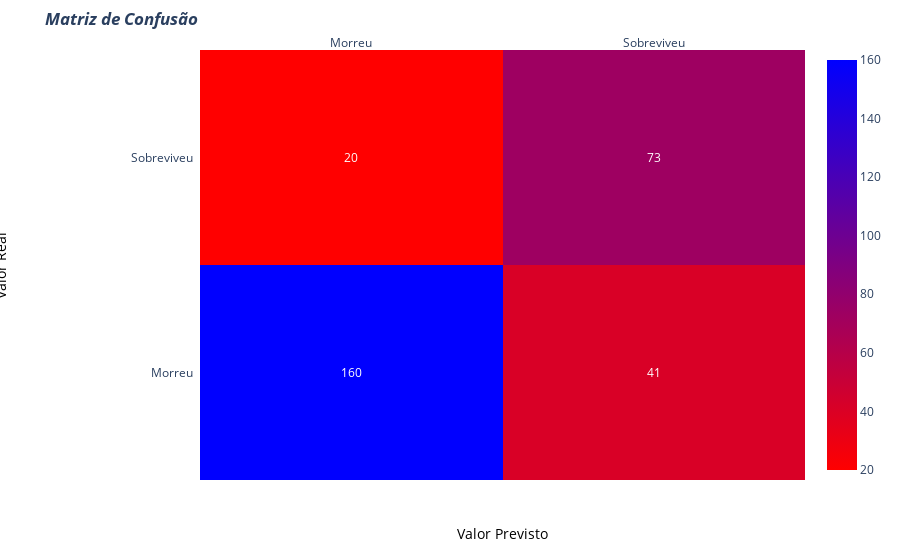

This figure's notebook cell:
### Code cell
plot_confusion_matrix(confusion_matrix)

### Figure 1 — Plotly figure (JSON) as saved in the notebook; plotly's stock layout.template omitted (floating-point values rounded to 4 significant figures)
{"data": [{"colorscale": [[0, "rgb(255,0,0)"], [1, "rgb(0,0,255)"]], "reversescale": false, "showscale": true, "type": "heatmap", "x": ["Morreu", "Sobreviveu"], "y": ["Morreu", "Sobreviveu"], "z": [[160, 41], [20, 73]]}], "layout": {"annotations": [{"font": {"color": "#FFFFFF"}, "showarrow": false, "text": "160", "x": "Morreu", "xref": "x", "y": "Morreu", "yref": "y"}, {"font": {"color": "#FFFFFF"}, "showarrow": false, "text": "41", "x": "Sobreviveu", "xref": "x", "y": "Morreu", "yref": "y"}, {"font": {"color": "#FFFFFF"}, "showarrow": false, "text": "20", "x": "Morreu", "xref": "x", "y": "Sobreviveu", "yref": "y"}, {"font": {"color": "#FFFFFF"}, "showarrow": false, "text": "73", "x": "Sobreviveu", "xref": "x", "y": "Sobreviveu", "yref": "y"}, {"font": {"color": "black", "size": 14}, "showarrow": false, "text": "Valor Previsto", "x": 0.5, "xref": "paper", "y": -0.15, "yref": "paper"}, {"font": {"color": "black", "size": 14}, "showarrow": false, "text": "Valor Real", "textangle": -90, "x": -0.35, "xref": "paper", "y": 0.5, "yref": "paper"}], "autosize": true, "margin": {"l": 200, "t": 50}, "title": {"text": "<i><b>Matriz de Confusão</b></i>"}, "xaxis": {"autorange": true, "dtick": 1, "gridcolor": "rgb(0, 0, 0)", "range": [-0.5, 1.5], "side": "top", "ticks": "", "type": "category"}, "yaxis": {"autorange": true, "dtick": 1, "range": [-0.5, 1.5], "ticks": "", "ticksuffix": "  ", "type": "category"}}}
